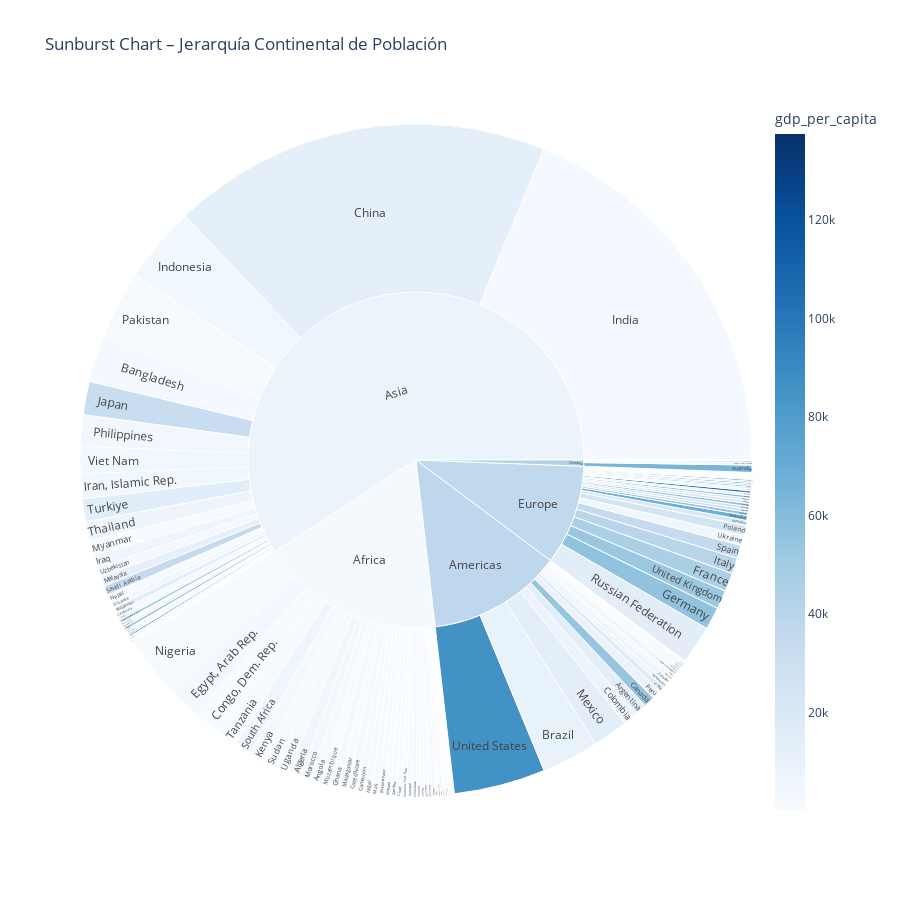

Here is the notebook cell this chart was saved with:
### Markdown cell above
## Part 3 – Sunburst Chart

El Sunburst Chart representa la jerarquía Continent → Country de forma circular, permitiendo visualizar múltiples niveles de la estructura jerárquica.

### Code cell
# ============================================================================
# PART 3: SUNBURST CHART - COMPLETO
# ============================================================================

print("=== PART 3: SUNBURST CHART ANALYSIS ===")

# Crear Sunburst Chart con Plotly
print("Generando Sunburst Chart...")
fig = px.sunburst(data_clean,
                  path=['continent', 'country'],
                  values='population',
                  color='gdp_per_capita',
                  color_continuous_scale='Blues',
                  title='Sunburst Chart – Jerarquía Continental de Población')

fig.update_layout(width=900, height=900)
fig.show()

print(" Sunburst Chart generado correctamente")

# Análisis de la jerarquía continental
print("\n ANÁLISIS DE JERARQUÍA CONTINENTAL:")
continent_analysis = data_clean.groupby('continent').agg({
    'population': ['sum', 'count'],
    'gdp_per_capita': 'mean'
}).round(2)

continent_analysis.columns = ['Total_Population', 'Num_Countries', 'Avg_GDP_per_capita']
continent_analysis = continent_analysis.sort_values('Total_Population', ascending=False)

print("Distribución por continente:")
for continent, row in continent_analysis.iterrows():
    pop_percentage = (row['Total_Population'] / continent_analysis['Total_Population'].sum()) * 100
    print(f"\n{continent}:")
    print(f"  Población total: {row['Total_Population']:,.0f} ({pop_percentage:.1f}%)")
    print(f"  Número de países: {row['Num_Countries']:.0f}")
    print(f"  PIB per cápita promedio: ${row['Avg_GDP_per_capita']:,.0f}")

print(f"\n💡 INTERPRETACIÓN DE LA JERARQUÍA:")
print("- El centro representa el total mundial")
print("- Cada anillo muestra un nivel de la jerarquía (Continente → País)")
print("- El tamaño de los segmentos es proporcional a la población")
print("- El color indica el PIB per cápita (azul más oscuro = mayor PIB)")
print("- Permite identificar rápidamente las regiones más pobladas y prósperas")

### Figure 1 — Plotly figure (JSON) as saved in the notebook; plotly's stock layout.template omitted (floating-point values rounded to 4 significant figures; data arrays with more than 128 entries replaced by an {"elided": "..."} marker saying what was removed)
{"data": [{"branchvalues": "total", "customdata": {"elided": "179x1 float values"}, "domain": {"x": [0, 1], "y": [0, 1]}, "hovertemplate": "labels=%{label}<br>population=%{value}<br>parent=%{parent}<br>id=%{id}<br>gdp_per_capita=%{color}<extra></extra>", "ids": {"elided": "179 str values"}, "labels": {"elided": "179 str values"}, "marker": {"coloraxis": "coloraxis", "colors": {"elided": "179 float values"}}, "name": "", "parents": {"elided": "179 str values"}, "type": "sunburst", "values": {"elided": "179 float values"}}], "layout": {"coloraxis": {"colorbar": {"title": {"text": "gdp_per_capita"}}, "colorscale": [[0, "rgb(247,251,255)"], [0.125, "rgb(222,235,247)"], [0.25, "rgb(198,219,239)"], [0.375, "rgb(158,202,225)"], [0.5, "rgb(107,174,214)"], [0.625, "rgb(66,146,198)"], [0.75, "rgb(33,113,181)"], [0.875, "rgb(8,81,156)"], [1, "rgb(8,48,107)"]]}, "height": 900, "legend": {"tracegroupgap": 0}, "title": {"text": "Sunburst Chart – Jerarquía Continental de Población"}, "width": 900}}
